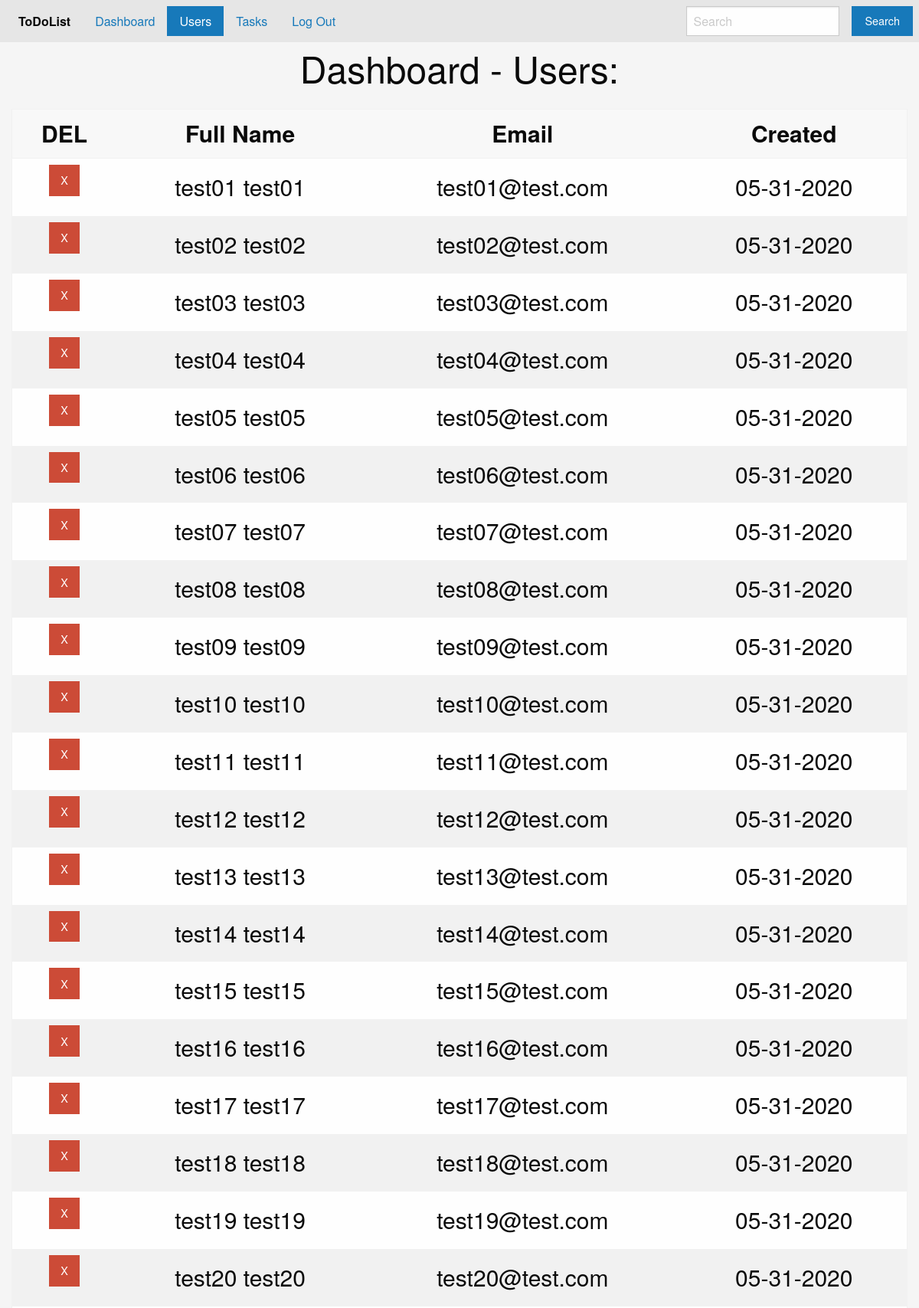
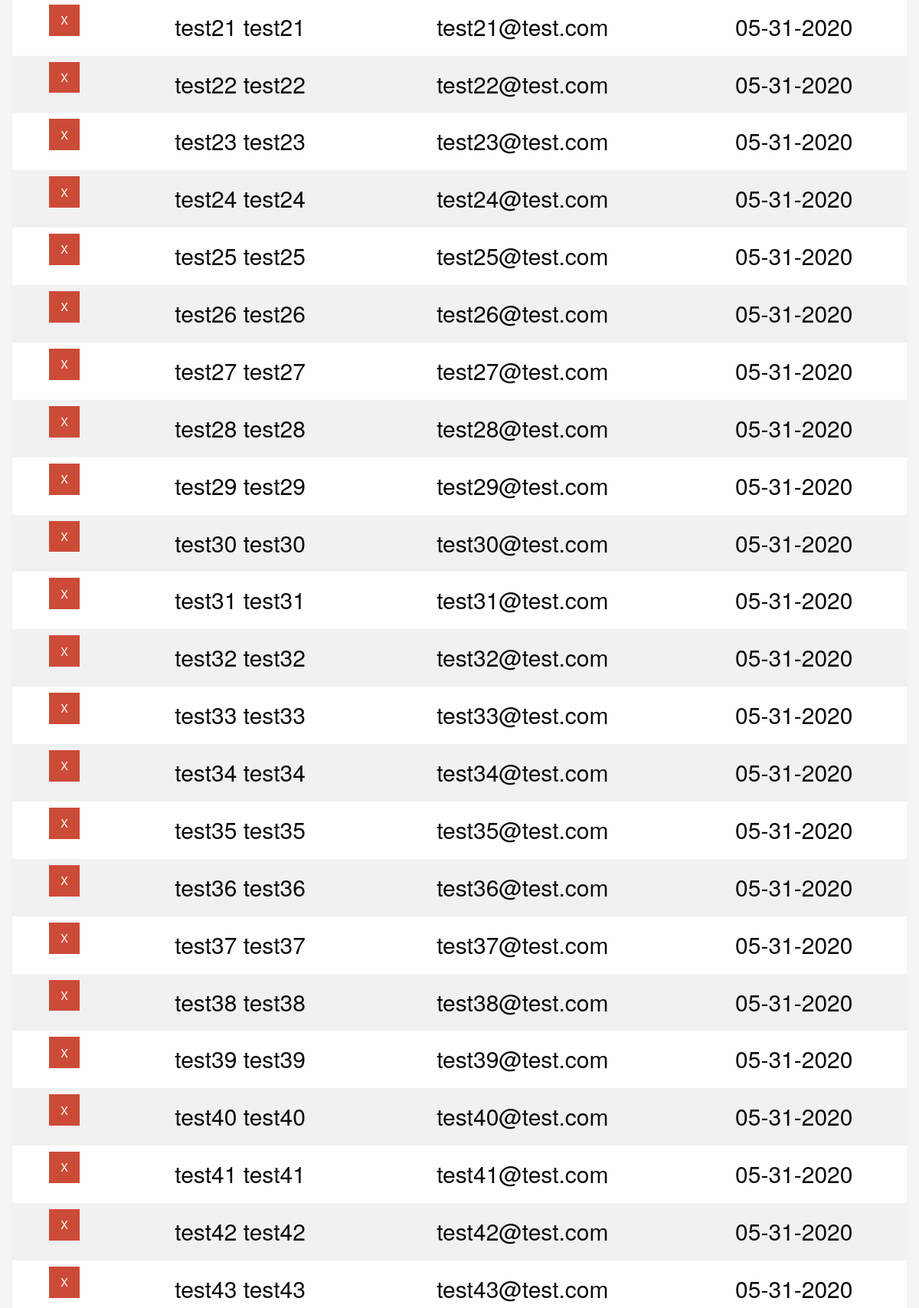
The app's page /admin/users (signed in, upper part) with its own data (2 pictures, top to bottom).
### tables this page shows
CREATE TABLE users(
        id INTEGER PRIMARY KEY AUTOINCREMENT,
        first_name VARCHAR(50) NOT NULL,
        last_name VARCHAR(50) NOT NULL,
        password VARCHAR(32) NOT NULL,
        email VARCHAR(255) NOT NULL UNIQUE,
        created TIMESTAMP DEFAULT CURRENT_DATE
    );

### demo.py (the view)
@app.route('/admin/users', methods=['GET', 'POST'])
def adminUsers():
        print(request)
        if isAuthAdmin():
                if request.method=='POST':
                        res = user.delete(request.form['id'])
                        print(res)
                page = str2IntJLE0(request.args["page"]) if "page" in request.args else 1
                totalData = user.getAllCount()
                offSet = paginatePerPage*(page-1)
                data = ({
                        "page" : page+1,
                        "totalData" : totalData,
                        "paginatePerPage" : paginatePerPage,
                        "totalPages" : math.ceil(user.getAllCount()/paginatePerPage),
                        "moreButon" : offSet+paginatePerPage<totalData,
                        "detail" : user.getAll(None, paginatePerPage, offSet),
                        })
                return render_template('admin/users.html', nav=getNav(), title="Dashboard - Users:",  data = data, msg = None)
        else:
                return redirect(url_for('adminLogIn'))

### db/con.py (called while the page is built)
def conex():
    return sqlite3.connect('./db/Task.db', check_same_thread = False)

def dql(sql, param = [], rtnOne = False):
    data = None
    connection = conex()
    cursor = connection.cursor()
    try:
        cursor.execute(sql, param)
        if rtnOne:
            data = cursor.fetchone()
            if data:
                data = data[0]
        else:
            data = cursor.fetchall()
    except Exception as inst:
        print('\033[1m' + '\033[91m') #Bold Red Line
        print(inst)
        print("ERROR. sql: "+sql)
        print(param)
        print('\033[0m' + '--------------------') #Normal Line
    cursor.close()
    connection.close()
    return data

### db/user.py (called while the page is built)
def getAll(where = None, limit = None, offset = None):
    return con.dql("SELECT * FROM {0} {1} ORDER BY id {2} {3}".format(table, "WHERE " + where if where else "", "LIMIT " + str(limit) if limit else "", "OFFSET " + str(offset) if offset else ""))

def getAllCount(where = None):
    return con.dql("SELECT count(id) FROM {0} {1}".format(table, "WHERE " + where if where else ""))[0][0]

### demo.py (called while the page is built)
@app.template_filter()
def format_datetime(value, format="%m-%d-%Y"):
    return datetime.datetime.strptime(value, "%Y-%m-%d").strftime(format)

def isAuthAdmin():
        if 'user' in session and session['user']['isAdmin'] :
                return True
        else:
                return False

@app.before_request
def before_request():
    g.user = None
    if 'user' in session:
        g.user = session['user']

### templates/admin/users.html (shortened to what this page needs)
{% extends "structure.html" %}
{% block style %}
    <link rel="stylesheet" href="/static/css/admin.css">
{% endblock style %}
{% block main %}
  <div id="dashboard-form" class="container">
  <table>
      <thead>
        <tr>
          <th class="text-center">DEL</th>
          <th class="text-center">Full Name</th>
          <th class="text-center">Email</th>
          <th class="text-center">Created</th>
        </tr>
      </thead>
      <tbody>
    {% for item in data.detail -%}
      <tr>
        <td class="text-center">
          <form class="row" method="POST">
              <input type="submit" name="delete" class="button alert" value="X" >
          </form>
        </td>
        <td class="text-center">{{ item[1] }} {{ item[2] }}</td>
        <td class="text-center">{{ item[4] }}</td>
        <td class="text-center">{{ item[5]|format_datetime }}</td>
      </tr>
      {% else %}
      <tr>
        <td colspan="4" class="callout alert">No Data</td>
      </tr>
    {%- endfor %}
      </tbody>
    </table>
  </div>
{% endblock main %}

### static/css/admin.css (style rules this page uses)
#dashboard-form { margin-top: 20px; font-size: 30px; }

### static/css/style-new.css (style rules this page uses)
body { background-color: #f5f5f5; }

### records on screen
users: first_name "test01", last_name "test01", email "test01@test.com", created "05-31-2020"
users: first_name "test02", last_name "test02", email "test02@test.com", created "05-31-2020"
users: first_name "test03", last_name "test03", email "test03@test.com", created "05-31-2020"
users: first_name "test04", last_name "test04", email "test04@test.com", created "05-31-2020"
users: first_name "test05", last_name "test05", email "test05@test.com", created "05-31-2020"
users: first_name "test06", last_name "test06", email "test06@test.com", created "05-31-2020"
users: first_name "test07", last_name "test07", email "test07@test.com", created "05-31-2020"
users: first_name "test08", last_name "test08", email "test08@test.com", created "05-31-2020"
users: first_name "test09", last_name "test09", email "test09@test.com", created "05-31-2020"
users: first_name "test10", last_name "test10", email "test10@test.com", created "05-31-2020"
users: first_name "test11", last_name "test11", email "test11@test.com", created "05-31-2020"
users: first_name "test12", last_name "test12", email "test12@test.com", created "05-31-2020"
users: first_name "test13", last_name "test13", email "test13@test.com", created "05-31-2020"
users: first_name "test14", last_name "test14", email "test14@test.com", created "05-31-2020"
users: first_name "test15", last_name "test15", email "test15@test.com", created "05-31-2020"
users: first_name "test16", last_name "test16", email "test16@test.com", created "05-31-2020"
users: first_name "test17", last_name "test17", email "test17@test.com", created "05-31-2020"
users: first_name "test18", last_name "test18", email "test18@test.com", created "05-31-2020"
users: first_name "test19", last_name "test19", email "test19@test.com", created "05-31-2020"
users: first_name "test20", last_name "test20", email "test20@test.com", created "05-31-2020"
users: first_name "test21", last_name "test21", email "test21@test.com", created "05-31-2020"
users: first_name "test22", last_name "test22", email "test22@test.com", created "05-31-2020"
users: first_name "test23", last_name "test23", email "test23@test.com", created "05-31-2020"
users: first_name "test24", last_name "test24", email "test24@test.com", created "05-31-2020"
users: first_name "test25", last_name "test25", email "test25@test.com", created "05-31-2020"
users: first_name "test26", last_name "test26", email "test26@test.com", created "05-31-2020"
users: first_name "test27", last_name "test27", email "test27@test.com", created "05-31-2020"
users: first_name "test28", last_name "test28", email "test28@test.com", created "05-31-2020"
users: first_name "test29", last_name "test29", email "test29@test.com", created "05-31-2020"
users: first_name "test30", last_name "test30", email "test30@test.com", created "05-31-2020"
users: first_name "test31", last_name "test31", email "test31@test.com", created "05-31-2020"
users: first_name "test32", last_name "test32", email "test32@test.com", created "05-31-2020"
users: first_name "test33", last_name "test33", email "test33@test.com", created "05-31-2020"
users: first_name "test34", last_name "test34", email "test34@test.com", created "05-31-2020"
users: first_name "test35", last_name "test35", email "test35@test.com", created "05-31-2020"
users: first_name "test36", last_name "test36", email "test36@test.com", created "05-31-2020"
users: first_name "test37", last_name "test37", email "test37@test.com", created "05-31-2020"
users: first_name "test38", last_name "test38", email "test38@test.com", created "05-31-2020"
users: first_name "test39", last_name "test39", email "test39@test.com", created "05-31-2020"
users: first_name "test40", last_name "test40", email "test40@test.com", created "05-31-2020"
users: first_name "test41", last_name "test41", email "test41@test.com", created "05-31-2020"
users: first_name "test42", last_name "test42", email "test42@test.com", created "05-31-2020"
users: first_name "test43", last_name "test43", email "test43@test.com", created "05-31-2020"

### other values on screen
{{ item.title }} "Dashboard" "Users" "Tasks" "Log Out"
{{ title }} "Dashboard - Users:"
